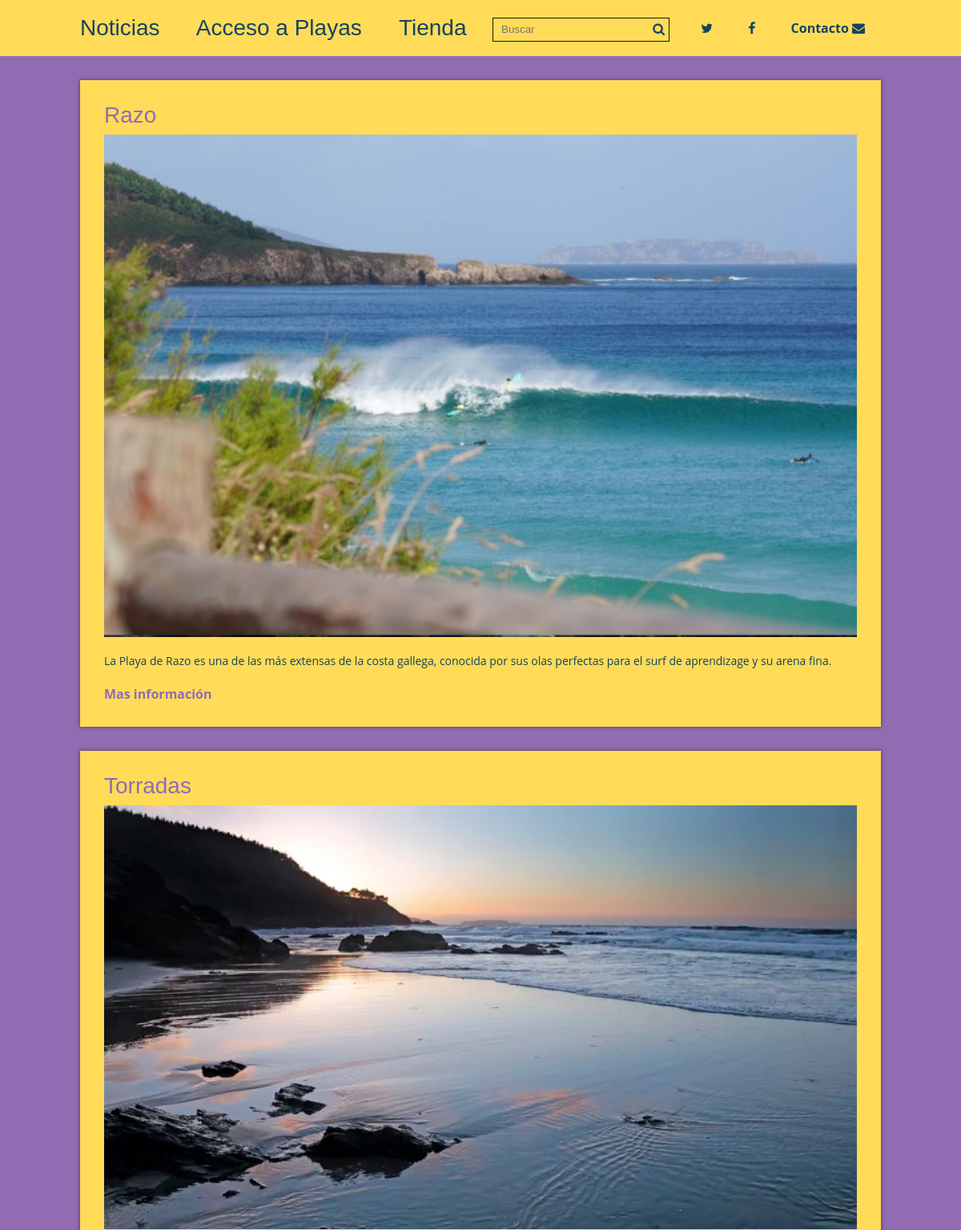
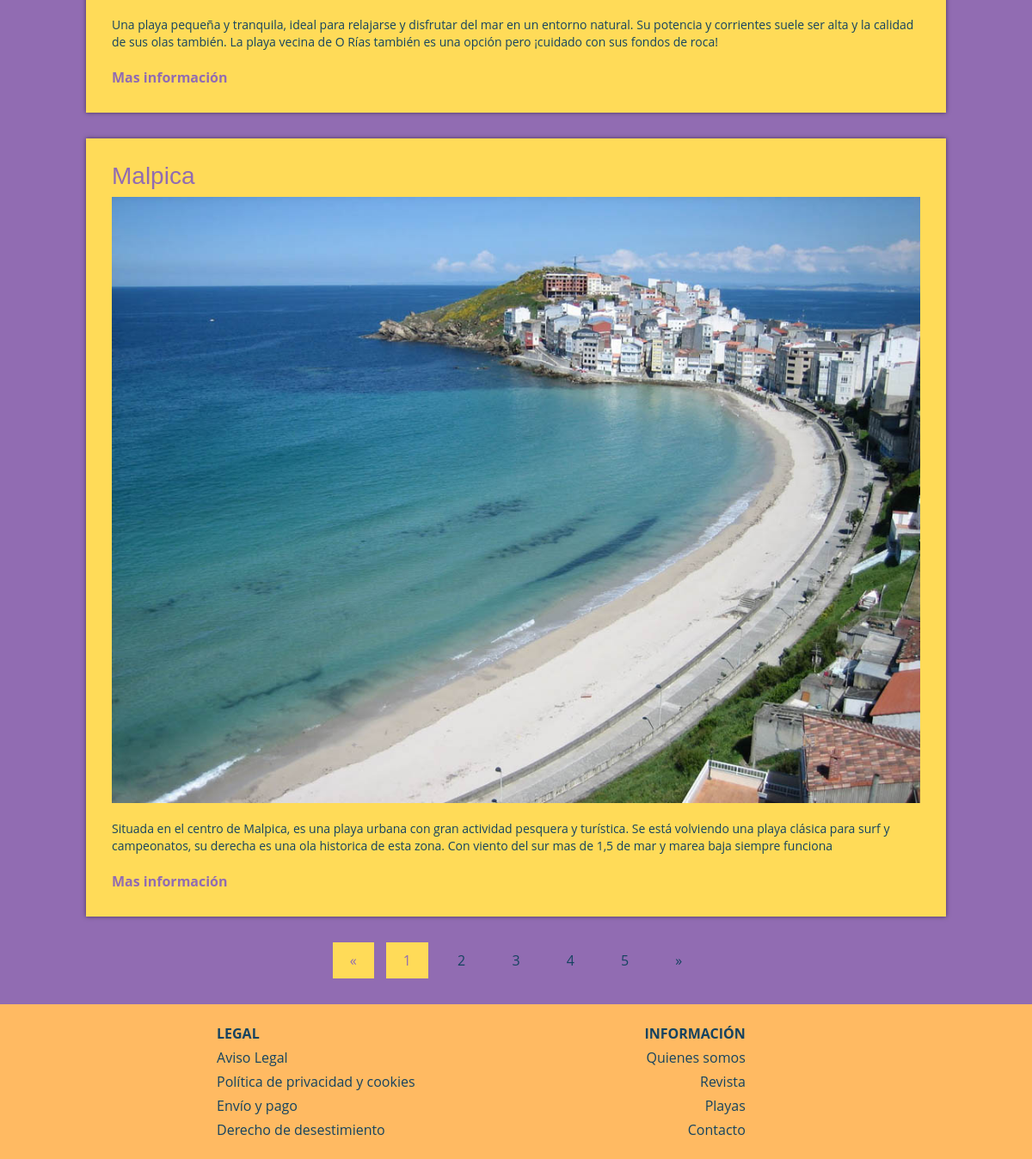
Screenshot of /blog/playas.php with the database file from the repository (2 pictures, top to bottom).
### tables this page shows
CREATE TABLE Playas (
    id INT AUTO_INCREMENT PRIMARY KEY,
    nombre VARCHAR(100) NOT NULL,
    descripcion TEXT NOT NULL,
    geolocalizacion TEXT,
    imagen VARCHAR(255),
    CodCatPla INT, 
    FOREIGN KEY (CodCatPla) REFERENCES Categorias_Playas(CodCatPla)
);

### blog/admin/config.php (called while the page is built, shortened)
<?php
$blog_config = array(
    'post_por_pagina' => '3',
    'carpeta_imagenes' => 'imagenes/',
);
?>

### blog/functions.php (called while the page is built, shortened)
<?php
function pagina_actual(){
    return isset($_GET['p']) ? (int)$_GET['p'] : 1;
}
function obtener_post_playas($post_por_pagina, $conexion){
    $inicio = (pagina_actual() > 1 ? pagina_actual() * $post_por_pagina - $post_por_pagina : 0);
    $sentencia = $conexion->prepare("SELECT SQL_CALC_FOUND_ROWS * FROM playas LIMIT $inicio, $post_por_pagina");
    $sentencia->execute();
    return $sentencia->fetchAll();
}
?>

### blog/views/playas.view.php (the view)
<?php require 'header.php'; ?>
    <div class="contenedor">
    <?php foreach($posts as $post): ?>
    <div class="post">
        <article>
            <h2 class="titulo">
                <a href="playa.php?id=<?php echo $post['id']; ?>">
                    <?php echo $post['nombre']; ?>
                </a>
            </h2>
            <div class="thumb">
                <a href="playa.php?id=<?php echo $post['id']; ?>">
                    <img src="<?php echo RUTA; ?>/weather/images/<?php echo $post['imagen']; ?>" alt="">
                </a>
            </div>
            <p class="extracto"><?php echo $post['descripcion']; ?></p>
            <a href="playa.php?id=<?php echo $post['id']; ?>" class="continuar">Mas información</a>
        </article>
    </div>
<?php endforeach; ?>
        <?php require 'paginacion_playas.php'; ?>
    </div>
    <?php  require 'footer.php' ; ?>

### blog/css/estilos.css (style rules this page uses)
* { margin: 0; padding: 0; -webkit-box-sizing: border-box; -moz-box-sizing: border-box; box-sizing: border-box; }
body { font-size: 16px; font-family: 'Open Sans', sans-serif; background:#916cb2; color:#154360; margin: 0; }
h1, h2, h3, h4, h5, h6 { font-family: "Oswald", Arial, Sans-serif; font-weight: normal; }
a { text-decoration: none; color:#916cb2; }
.contenedor { max-width: 1000px; width: 90%; margin: auto; }
.post { width: 100%; background: #ffdb58; box-shadow: 0px 0px 5px rgba(0,0,0, .5); margin-bottom: 30px; padding: 30px; color: #154360; }
.post article .titulo { font-family: "Oswald", Arial, Sans-serif; font-size: 28px; font-weight: normal; line-height: 28px; margin-bottom: 10px; }
.post article .titulo a { color:#916cb2; }
.post article .thumb { margin-bottom: 20px; }
.post article .thumb img { vertical-align: top; width: 100%; }
.post article .extracto { font-size: 14px; line-height: 20px; margin-bottom: 20px; }
.post article .continuar { color:#916cb2; font-weight: bold; }

### rows the page displays
playas: nombre "Razo", imagen (picture), descripcion "La Playa de Razo es una de las más extensas de la costa gallega, conocida por sus olas perfectas para el surf de aprendizage y su arena fina."
playas: nombre "Torradas", imagen (picture), descripcion "Una playa pequeña y tranquila, ideal para relajarse y disfrutar del mar en un entorno natural. Su potencia y corrientes suele ser alta y la calidad de sus olas también. La playa vecina de O Rías también es una opción pero ¡cuidado con sus fondos de roca!"
playas: nombre "Malpica", imagen (picture), descripcion "Situada en el centro de Malpica, es una playa urbana con gran actividad pesquera y turística. Se está volviendo una playa clásica para surf y campeonatos, su derecha es una ola historica de esta zona. Con viento del sur mas de 1,5 de mar y marea baja siempre funciona"
